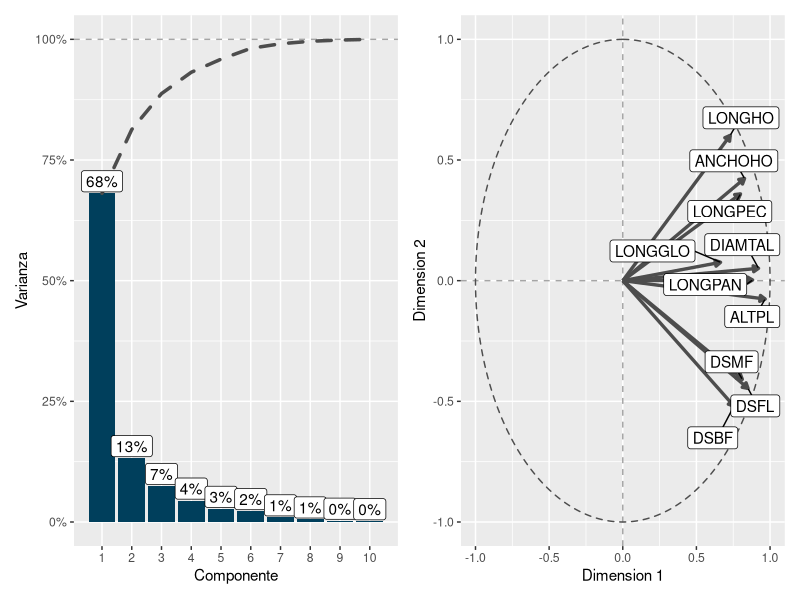
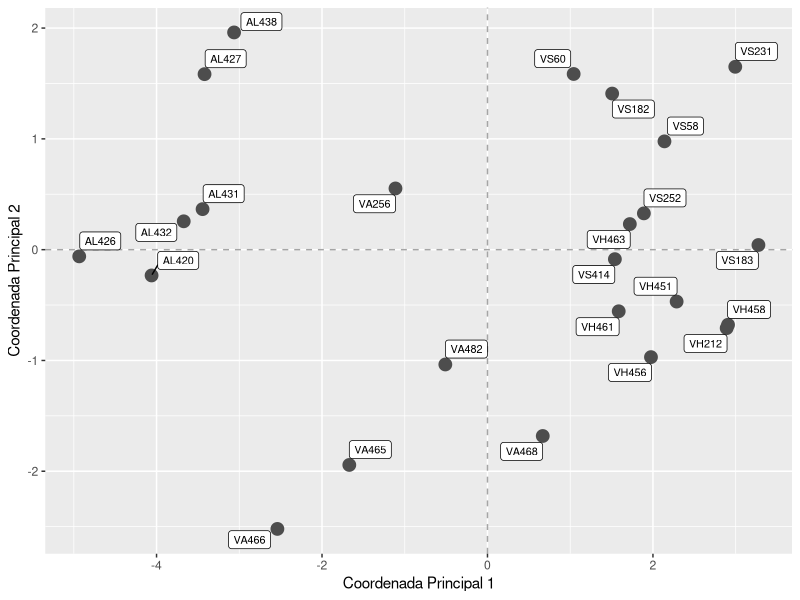
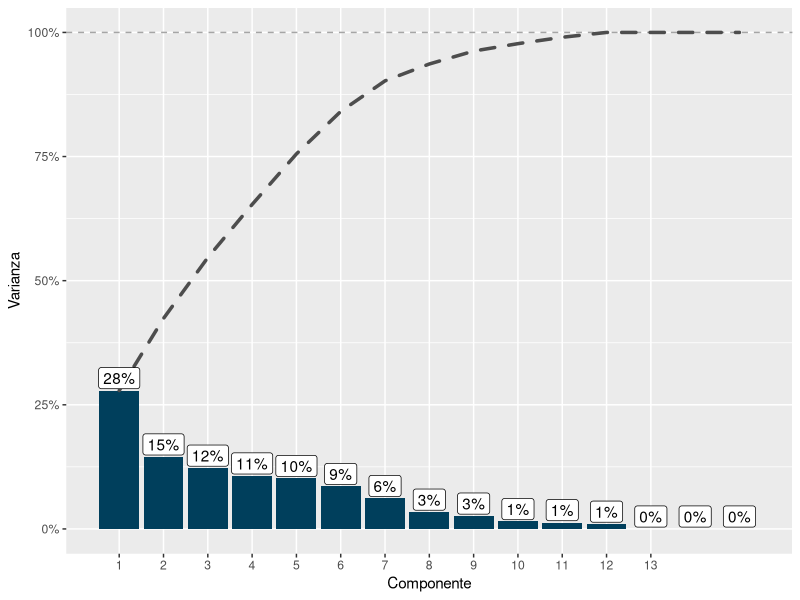
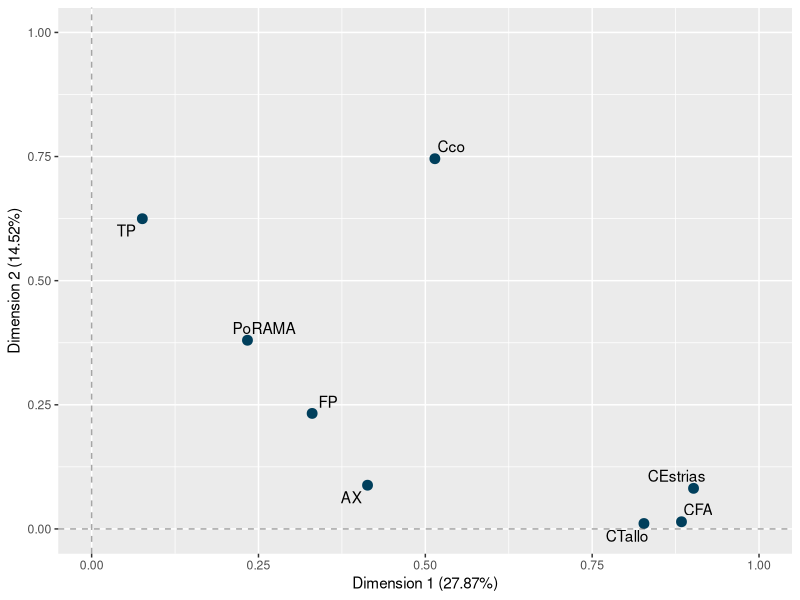
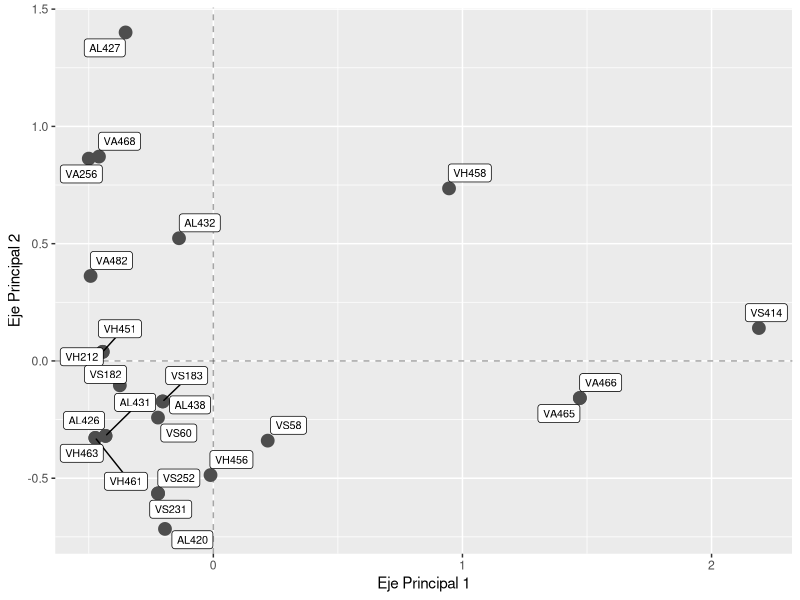
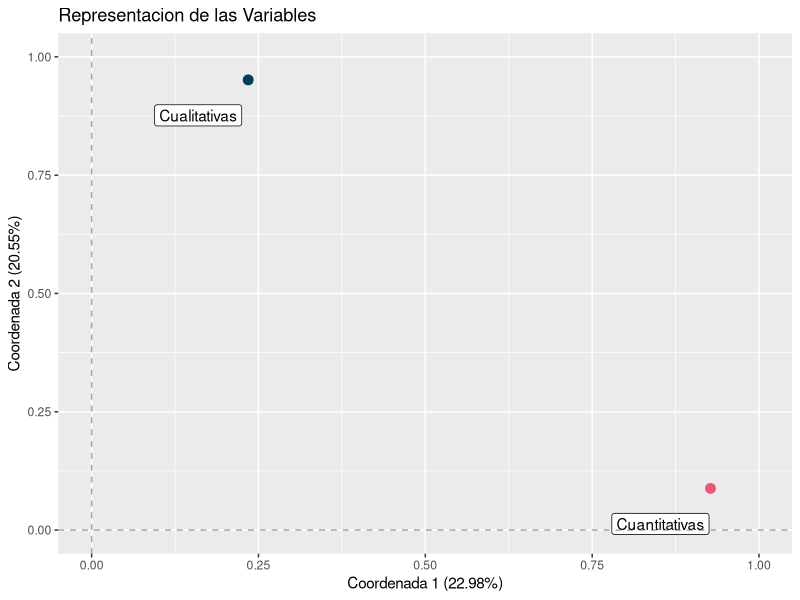
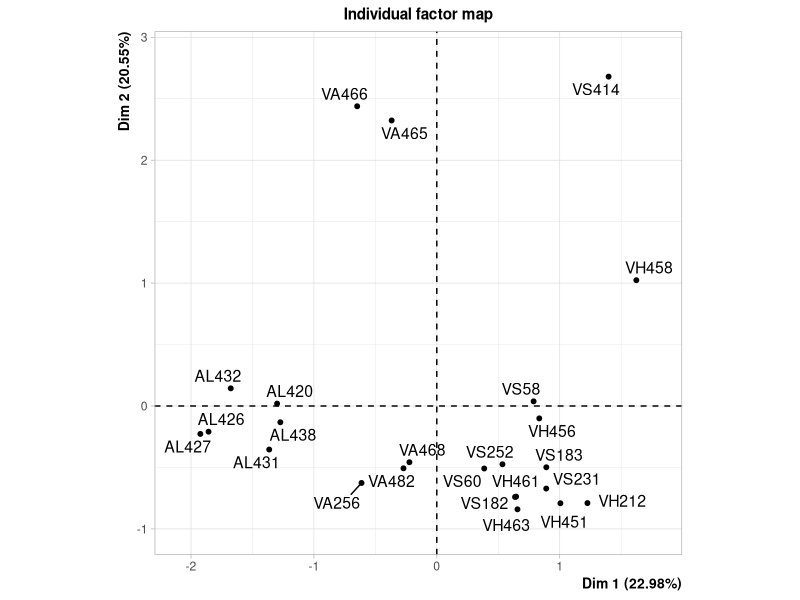
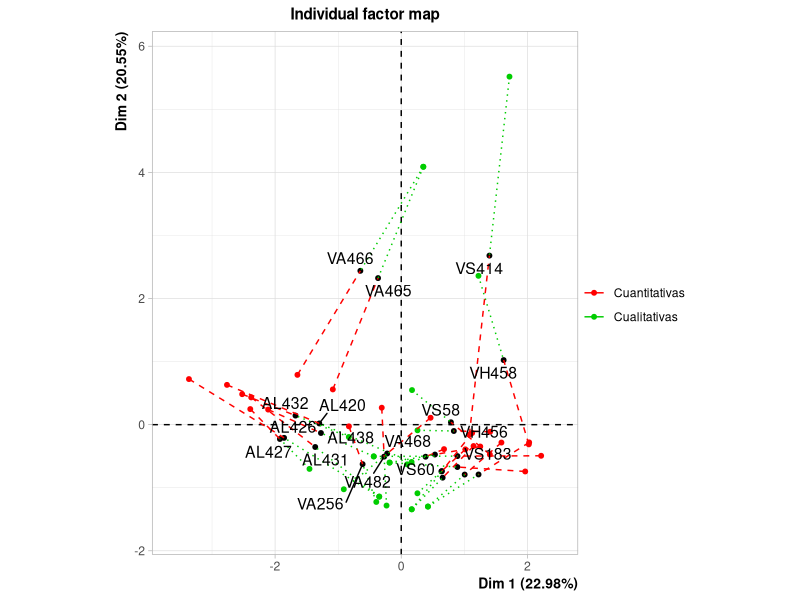

Reproduce these figures in R, in order.
## ---- chunk 1
knitr::opts_chunk$set(
  echo = FALSE, message = FALSE, warning = FALSE, fig.align = "center",
  fig.pos = "H", out.extra = "", fig.height = 3.5, fig.width = 5.5
)
colores <- c("#003f5c", "#7a5195", "#ef5675", "#ffa600")
## ---- chunk 2
library(cluster)
library(dplyr)
library(FactoMineR)
library(ggplot2)
library(ggforce)
library(ggrepel)
library(kableExtra)
library(patchwork)
## ---- chunk 3
    data <- read.csv2(
      here::here("data", "raw", "QUINOA.csv"), 
      row.names = 1, 
      stringsAsFactors = FALSE
    )
    cuanti <- data %>%
      select(
        DIAMTAL, ALTPL, LONGHO, ANCHOHO, LONGPEC,
        LONGPAN, LONGGLO, DSBF, DSFL, DSMF
      )
    cuali <- data %>%
      select(AX, CEstrias, CTallo, PoRAMA, CFA,  Cco, TP, FP)
    pca <- PCA(cuanti, ncp = 2, graph = FALSE)
## ---- chunk 4
    autovalores_vector <- as.vector(prop.table(pca$eig[, 1]))
        autovalores <- data.frame(
          x = 1:10,
          varianza = autovalores_vector,
          varianza_cum = cumsum(autovalores_vector)
        )
    autovalores$label <- paste0(round(autovalores$varianza * 100), "%")
    
    p1 <- ggplot(autovalores, aes(x = x)) + 
      geom_hline(yintercept = 1, linetype = "dashed", color = "gray30", alpha = 0.5) + 
      geom_col(aes(y = varianza), fill = colores[1]) +
      geom_line(
        aes(y = varianza_cum), 
        linetype = "dashed",
        size = 1.2, 
        color = "grey30",
        lineend = "round"
      ) + 
      geom_label(
        aes(y = varianza, label = label), 
        nudge_y = 0.025
      ) + 
      scale_x_continuous(
        breaks = 1:13
      ) + 
      scale_y_continuous(
        labels = scales::percent_format()
      ) + 
      labs(
        x = "Componente",
        y = "Varianza"
      ) + 
      theme(
        panel.grid.minor.x = element_blank()
      )
    
    variables <- as.data.frame(pca$var$coord)
    variables$etiqueta <- rownames(pca$var$coord)
    variables$x0 <- 0
    variables$y0 <- 0
        
    p2 <- ggplot(variables) + 
      geom_vline(xintercept = 0, linetype = "dashed", color = "gray30", alpha = 0.5) + 
      geom_hline(yintercept = 0, linetype = "dashed", color = "gray30", alpha = 0.5) +
      geom_circle(
        aes(x0 = x, y0 = y, r = r), 
        linetype = "dashed", color = "gray30", alpha = 0.5,
        data = data.frame(x = 0, y = 0, r = 1)
      ) + 
      geom_segment(
        aes(x = x0, y = y0, xend = Dim.1, yend = Dim.2),
        arrow = arrow(length = unit(0.15, "cm"), type ="closed"),
        size = 1.15,
        color = "grey30",
        show.legend = FALSE
      ) + 
      scale_color_manual(values = colores[c(1, 4)]) + 
      geom_label_repel(
        aes(Dim.1, Dim.2, label = etiqueta), 
        min.segment.length = 0,
        max.overlaps = 30
      ) + 
      lims(x = c(-1, 1), y = c(-1, 1)) + 
      labs(x = "Dimension 1", y = "Dimension 2")
    
    p1 | p2
## ---- chunk 5
    pc1 <- pca$ind$coord[, 1]
    pc2 <- pca$ind$coord[, 2]
    etiquetas <- rownames(pca$ind$coord)
    datos_cp <- as.data.frame(cbind(etiquetas, pc1, pc2))
    colnames(datos_cp) <- c("IND","CP1", "CP2")
    
    ggplot(datos_cp) + 
      geom_vline(xintercept = 0, linetype = "dashed", color = "gray30", alpha = 0.5) + 
      geom_hline(yintercept = 0, linetype = "dashed", color = "gray30", alpha = 0.5) +
      geom_point(aes(pc1, pc2), size = 4, color = "gray30") + 
      geom_label_repel(aes(pc1, pc2, label = IND), size=2.75) + 
      labs(
        x = "Coordenada Principal 1",
        y = "Coordenada Principal 2"
      )
## ---- chunk 6
    acm <- MCA(cuali, graph = FALSE)
    autovalores_vector <- as.vector(prop.table(acm$eig[, 1]))
    autovalores <- data.frame(
      x = 1:15,
      varianza = autovalores_vector,
      varianza_cum = cumsum(autovalores_vector)
    )
    autovalores$label <- paste0(round(autovalores$varianza * 100), "%")
        
    ggplot(autovalores, aes(x = x)) + 
      geom_hline(yintercept = 1, linetype = "dashed", color = "gray30", alpha = 0.5) + 
      geom_col(aes(y = varianza), fill = colores[1]) +
      geom_line(
        aes(y = varianza_cum), 
        linetype = "dashed",
        size = 1.2, 
        color = "grey30",
        lineend = "round"
      ) + 
      geom_label(
        aes(y = varianza, label = label), 
        nudge_y = 0.025
      ) + 
      scale_x_continuous(
        breaks = 1:13
      ) + 
      scale_y_continuous(
        labels = scales::percent_format()
      ) + 
      labs(
        x = "Componente",
        y = "Varianza"
      ) + 
      theme(
        panel.grid.minor.x = element_blank()
      )
## ---- chunk 7
    d <- as.data.frame(acm$var$eta2[, 1:2])
    d$etiquetas <- rownames(d)

    ggplot(d, aes(`Dim 1`, `Dim 2`)) + 
      geom_point(size = 3, color = colores[1]) +
      geom_text_repel(aes(label = etiquetas)) + 
      geom_vline(xintercept = 0, linetype = "dashed", color = "gray30", alpha = 0.5) + 
      geom_hline(yintercept = 0, linetype = "dashed", color = "gray30", alpha = 0.5) +
      labs(x = "Dimension 1 (27.87%)", y = "Dimension 2 (14.52%)") + 
      lims(x = c(0, 1), y = c(0, 1))
## ---- chunk 8
    eje1 <- acm$ind$coord[,1]
    eje2 <- acm$ind$coord[,2]
    etiquetas <- rownames(acm$ind$coord)
    datos_acm <- as.data.frame(cbind(etiquetas, eje1, eje2))
    colnames(datos_acm) <- c("IND","EJE1", "EJE2")
    
    ggplot(datos_acm) + 
      geom_vline(xintercept = 0, linetype = "dashed", color = "gray30", alpha = 0.5) + 
      geom_hline(yintercept = 0, linetype = "dashed", color = "gray30", alpha = 0.5) +
      geom_point(aes(eje1, eje2), size = 4, color = "gray30") + 
      geom_label_repel(aes(eje1, eje2, label = IND), size=2.75) + 
      labs(
        x = "Eje Principal 1",
        y = "Eje Principal 2"
      )
## ---- chunk 9
    afm <- MFA(
      data, 
      group = c(ncol(cuanti), ncol(cuali)), 
      type = c("s", "n"), 
      ncp = 2, 
      name.group = c("Cuantitativas", "Cualitativas"),
      graph = FALSE
    )
## ---- chunk 10
    kable(
          afm$group$Lg, 
          digits = 2,
          align = "c",
          caption = "Coeficiente Lg"
    ) %>% 
      kable_styling(font_size = 10, latex_options = "HOLD_position") %>% 
      kable_classic_2() 
## ---- chunk 11
    kable(
        sqrt(afm$group$Lg), 
        digits = 2,
        align = "c",
        caption = "Coeficiente Ng"
    ) %>% 
      kable_styling(font_size = 10, latex_options = "HOLD_position") %>% 
      kable_classic_2() 
## ---- chunk 12
    kable(
      afm$group$RV, 
      digits = 2,
      align = "c",
      caption = "Coeficiente RV"
    ) %>% 
      kable_styling(font_size = 10, latex_options = "HOLD_position") %>% 
      kable_classic_2() 
## ---- chunk 13
    d = as.data.frame(afm$group$coord)[, 1:2]
    d$ambiente = rownames(d)
    rownames(d) = NULL
    colnames(d) = c("x", "y", "ambiente")
    
    ggplot(d) +
      geom_point(aes(x, y, color = ambiente), size = 3) + 
      geom_label(aes(x, y, label = ambiente), nudge_x = -0.075, nudge_y = -0.075) + 
      geom_hline(yintercept = 0, linetype = "dashed", color = "gray30", alpha = 0.5) +
      geom_vline(xintercept = 0, linetype = "dashed", color = "gray30", alpha = 0.5) +
      scale_color_manual(values = colores[c(1, 3)], guide = FALSE) + 
      labs(
        x = "Coordenada 1 (22.98%)",
        y = "Coordenada 2 (20.55%)",
        title = "Representacion de las Variables"
      ) +
      lims(x = c(0, 1), y = c(0, 1))
## ---- chunk 14
    # Contribucion a los ejes
    kable(
      afm$quali.var$contrib[,1:2], 
      digits = 2,
      align = "c",
      caption  = "Contribuciones a los Ejes - Cualitativas"
    ) %>% 
      kable_styling(font_size = 10, latex_options = "HOLD_position") %>% 
      kable_classic_2()
## ---- chunk 15
    kable(
      afm$quanti.var$contrib[,1:2],
      digits = 2,
      align = "c",
      caption  = "Contribuciones a los Ejes - Cuantitativas"
    ) %>% 
      kable_styling(font_size = 10, latex_options = "HOLD_position") %>% 
      kable_classic_2()
## ---- chunk 16
    # individuos conseso, permite ver si hay agrupamientos por zona
    plot.MFA(afm, choix = "ind", invisible = "quali", habillage = "group")
## ---- chunk 17
    plot.MFA(afm, choix = "ind", invisible = "quali", habillage = "group", partial = "all")
## ---- chunk 18
    plot.MFA(afm, choix = "ind", invisible = "ind")
